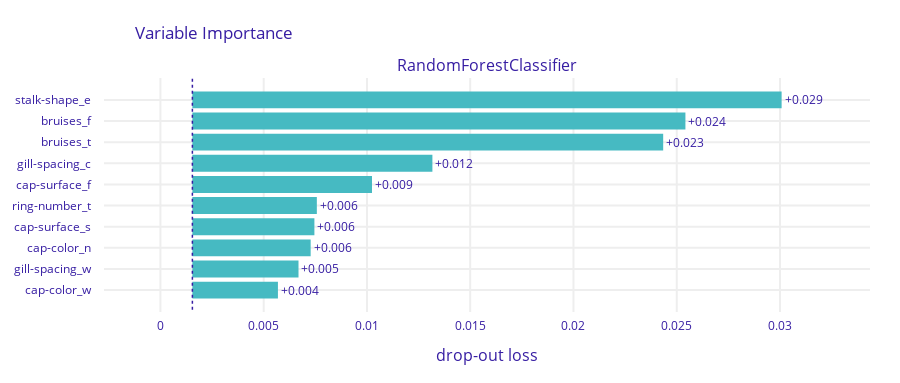

Notebook source saved alongside this figure:
### Code cell
model_rf.model_explore()

### Figure 1 — Plotly figure (JSON) as saved in the notebook; plotly's stock layout.template omitted (floating-point values rounded to 4 significant figures)
{"data": [{"base": 0.001547, "hoverinfo": "text", "hoverlabel": {"bgcolor": "rgba(0,0,0,0.8)"}, "hovertext": ["Model: RandomForestClassifier loss after<br>variable: stalk-shape_e is permuted: 0.03<br>Drop-out loss change: +0.029", "Model: RandomForestClassifier loss after<br>variable: bruises_f is permuted: 0.025<br>Drop-out loss change: +0.024", "Model: RandomForestClassifier loss after<br>variable: bruises_t is permuted: 0.024<br>Drop-out loss change: +0.023", "Model: RandomForestClassifier loss after<br>variable: gill-spacing_c is permuted: 0.013<br>Drop-out loss change: +0.012", "Model: RandomForestClassifier loss after<br>variable: cap-surface_f is permuted: 0.01<br>Drop-out loss change: +0.009", "Model: RandomForestClassifier loss after<br>variable: ring-number_t is permuted: 0.008<br>Drop-out loss change: +0.006", "Model: RandomForestClassifier loss after<br>variable: cap-surface_s is permuted: 0.007<br>Drop-out loss change: +0.006", "Model: RandomForestClassifier loss after<br>variable: cap-color_n is permuted: 0.007<br>Drop-out loss change: +0.006", "Model: RandomForestClassifier loss after<br>variable: gill-spacing_w is permuted: 0.007<br>Drop-out loss change: +0.005", "Model: RandomForestClassifier loss after<br>variable: cap-color_w is permuted: 0.006<br>Drop-out loss change: +0.004"], "marker": {"color": "#46bac2"}, "orientation": "h", "showlegend": false, "text": ["+0.029", "+0.024", "+0.023", "+0.012", "+0.009", "+0.006", "+0.006", "+0.006", "+0.005", "+0.004"], "textposition": "outside", "type": "bar", "x": [0.02853, 0.02387, 0.0228, 0.01162, 0.008697, 0.006027, 0.005908, 0.005727, 0.005138, 0.004142], "xaxis": "x", "y": ["stalk-shape_e", "bruises_f", "bruises_t", "gill-spacing_c", "cap-surface_f", "ring-number_t", "cap-surface_s", "cap-color_n", "gill-spacing_w", "cap-color_w"], "yaxis": "y"}], "layout": {"annotations": [{"font": {"size": 16}, "showarrow": false, "text": "RandomForestClassifier", "x": 0.5, "xanchor": "center", "xref": "paper", "y": 1, "yanchor": "bottom", "yref": "paper"}, {"font": {"size": 16}, "showarrow": false, "text": "drop-out loss", "x": 0.5, "xanchor": "center", "xref": "paper", "y": 0, "yanchor": "top", "yref": "paper", "yshift": -30}], "font": {"color": "#371ea3"}, "height": 383, "margin": {"b": 71, "r": 30, "t": 78}, "shapes": [{"line": {"color": "#371ea3", "dash": "dot", "width": 1.5}, "type": "line", "x0": 0.001547, "x1": 0.001547, "xref": "x", "y0": -1, "y1": 10, "yref": "y"}], "title": {"text": "Variable Importance", "x": 0.15}, "xaxis": {"anchor": "y", "automargin": true, "domain": [0, 1], "fixedrange": true, "gridwidth": 2, "range": [-0.002733, 0.03436], "tickcolor": "white", "ticklen": 3, "ticks": "outside", "type": "linear", "zeroline": false}, "yaxis": {"anchor": "x", "automargin": true, "autorange": "reversed", "domain": [0, 1], "fixedrange": true, "gridwidth": 2, "tickcolor": "white", "ticklen": 10, "ticks": "outside", "type": "category"}}}
